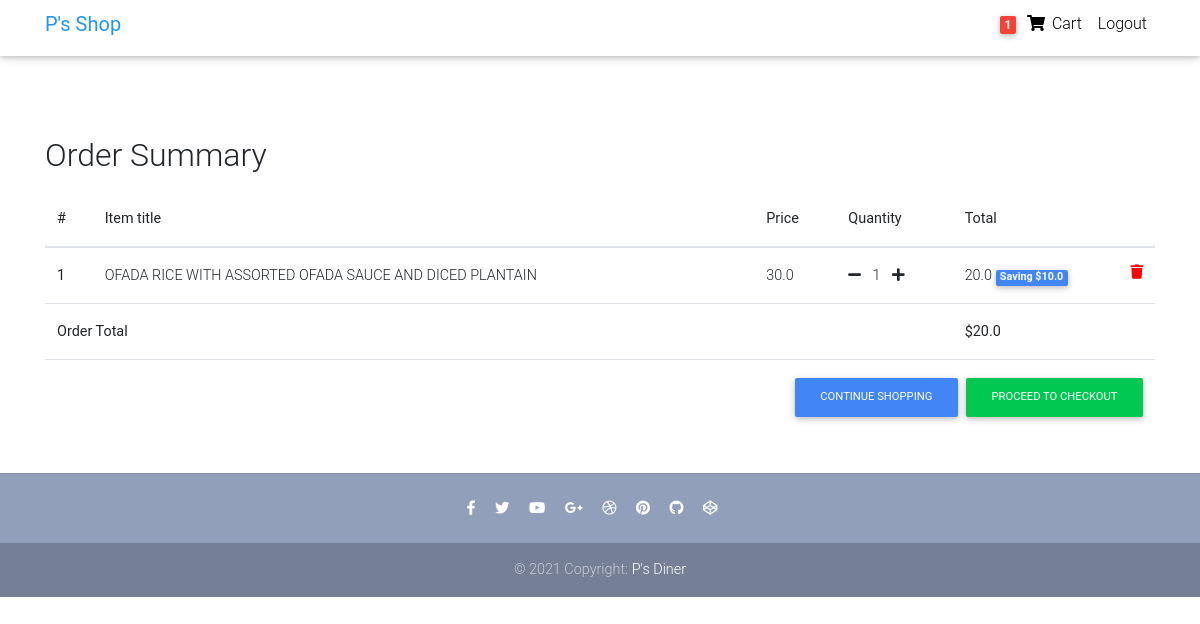
The app's page /order/order-summary/ (signed in), older data.
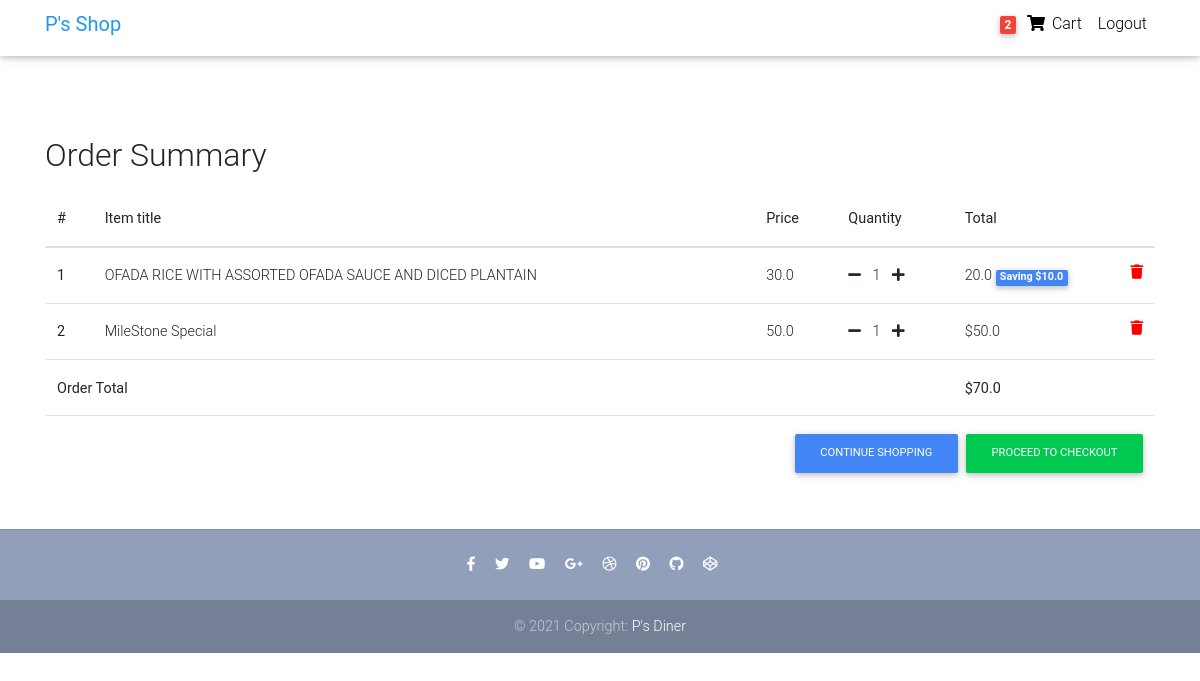
The same page, newer data.
### Order/models.py (models this page shows, shortened)
class Order(models.Model):
    user = models.ForeignKey(settings.AUTH_USER_MODEL, on_delete=models.CASCADE)
    ref_code = models.CharField(max_length=20, blank=True, null=True)
    items = models.ManyToManyField(OrderItem)
    start_date = models.DateTimeField(auto_now_add=True)
    ordered_date = models.DateTimeField()
    ordered = models.BooleanField(default=False)
    shipping_address = models.ForeignKey('Address', related_name="shipping_address", on_delete=models.SET_NULL, blank=True, null=True)
    billing_address = models.ForeignKey('Address', related_name="billing_address", on_delete=models.SET_NULL, blank=True, null=True)
    payment = models.ForeignKey('Payment', on_delete=models.SET_NULL, blank=True, null=True)
    coupon = models.ForeignKey("Coupon", on_delete=models.SET_NULL, blank=True, null=True)
    Being_delivered = models.BooleanField(default=False)
    Received = models.BooleanField(default=False)
    refund_requested = models.BooleanField(default=False)
    refund_granted = models.BooleanField(default=False)
    def get_total(self):
        total = 0
        amount = models.FloatField()
        for order_item in self.items.all():
            total += order_item.get_final_price()
        if self.coupon:
            total -= self.coupon.amount
        return total

class OrderItem(models.Model):
    user = models.ForeignKey(settings.AUTH_USER_MODEL,
                                on_delete=models.CASCADE)
    ordered = models.BooleanField(default=False)
    item = models.ForeignKey(Item, on_delete=models.CASCADE)
    quantity = models.IntegerField(default=1)
    def get_total_item_price(self):
        return self.quantity * self.item.price
    def get_total_discount_price(self):
        return self.quantity * self.item.discount_price
    def get_amount_saved(self):
        return self.get_total_item_price() - self.get_total_discount_price()
    def get_final_price(self):
        if self.item.discount_price:
            return self.get_total_discount_price()
        else:
            return self.get_total_item_price()

class Item(models.Model):
    title = models.CharField(max_length=100)
    price = models.FloatField()
    discount_price = models.FloatField(blank=True, null=True)
    category = models.CharField(choices=CATEGORY_CHOICES, max_length=3)
    label =  models.CharField(choices=LABEL_CHOICES, max_length=1)
    slug = models.SlugField()
    description = models.TextField()
    image = models.ImageField()

### Order/views.py (the view)
# urls.py: path('order-summary/', OrderSummaryView.as_view(), name="order_summary"),
class OrderSummaryView(LoginRequiredMixin, View):
    def get(self, *args, **kwargs):
        try:
            order = Order.objects.get(user=self.request.user, ordered=False)
            context = {
                "object": order,
            }
            return render(self.request, 'Order/order_summary.html', context)
        except ObjectDoesNotExist:
            messages.error(self.request, "You do not have an active order")
            return redirect("item_list")

### Order/templatetags/cart_template_tags.py (called while the page is built)
@register.filter
def cart_item_count(user):
    if user.is_authenticated:
        qs = Order.objects.filter(user=user, ordered=False)
        if qs.exists():
            return qs[0].items.count()
    return 0

### Order/templates/Order/order_summary.html (shortened to what the changed rows need)
{% load static %}
{% load cart_template_tags %}
<!DOCTYPE html>
<html lang="en">
<head>
  <link rel="stylesheet" href="https://use.fontawesome.com/releases/v5.11.2/css/all.css">
  <link href="{% static 'Order/css/bootstrap.min.css' %}" rel="stylesheet">
  <link href="{% static 'Order/css/mdb.min.css' %}" rel="stylesheet">
  <link href="{% static 'Order/css/style.min.css' %}" rel="stylesheet">
</head>
<body>
  <nav class="navbar fixed-top navbar-expand-lg navbar-light white scrolling-navbar pt-lg-1">
    <div class="container">
      <div class="collapse navbar-collapse" id="navbarSupportedContent">
        <ul class="navbar-nav nav-flex-icons">
          {% if request.user.is_authenticated %}
          <li class="nav-item">
            <a class="nav-link waves-effect">
              <span class="badge red z-depth-1 mr-1"> {{request.user|cart_item_count }} </span>
              <i class="fas fa-shopping-cart"></i>
              <span class="clearfix d-none d-sm-inline-block"> Cart </span>
            </a>
          </li>
          <li class="nav-item">
            <a class="nav-link waves-effect" href="{% url 'logout' %}">
              <span class="clearfix d-none d-sm-inline-block">Logout</span>
            </a>
          </li>
          {% endif %}
        </ul>
      </div>
    </div>
  </nav>
  <main>
    <div class="container mt-lg-5">
        <div class="table-responsive text-nowrap">
        <h2 class="mt-4">Order Summary</h2>
        <table class="table mt-lg-3">
            <thead>
                <tr>
                    <th scope="col">#</th>
                    <th scope="col">Item title</th>
                    <th scope="col">Price</th>
                    <th scope="col">Quantity</th>
                    <th scope="col">Total</th>
                </tr>
            </thead>
            <tbody>
            {% for order_item in object.items.all %}
                <tr>
                    <th scope="row">{{ forloop.counter }}</th>
                    <td>{{ order_item.item.title }}</td>
                    <td>{{ order_item.item.price }}</td>
                    <td>
                        <a href="{% url 'remove_single_item_from_cart' order_item.item.slug %}"><i class="fas fa-minus mr-2"></i></a>
                        {{ order_item.quantity }}
                        <a href="{% url 'add_to_cart' order_item.item.slug %}"><i class="fas fa-plus ml-2"></i></a>
                    </td>
                    <td>
                        {% if order_item.item.discount_price %}
                            {{ order_item.get_total_discount_price }}
                            <span class="badge badge-primary">Saving ${{ order_item.get_amount_saved }}</span>
                        {% else %}
                            ${{ order_item.get_total_item_price }}
                        {% endif %}
                        <a style="color: red;" href="{% url 'remove_from_cart' order_item.item.slug %}"><i class="fas fa-trash float-right"></i></a>
                    </td>
                </tr>
             {% endfor %}
             {% if object.get_total %}
             <tr>
                 <td colspan="4"><b>Order Total</b></td>
                <td><strong>${{ object.get_total}}</strong></td>
            </tr>
            <tr>
                <td colspan="5">
                    <a style="float: right;" class="btn btn-success ml-2 btn-md" href="{% url 'checkout' %}">Proceed to Checkout</a>
                    <a style="float: right;" class="btn btn-primary  btn-md" href="{% url 'item_list' %}">Continue Shopping</a>
                </td>
           </tr>
           {% endif %}
            </tbody>
        </table>
        </div>
    </div>
  </main>
</body>
</html>

Row changes from the older to the newer data that the page shows:
added OrderItem: item "MileStone Special", item.price "50.0", quantity "1", get_total_item_price "50.0"
computed for Order: get_total "20.0" → "70.0"
Text that changed along with them:
{{ request.user|cart_item_count }}: "1" → "2"
